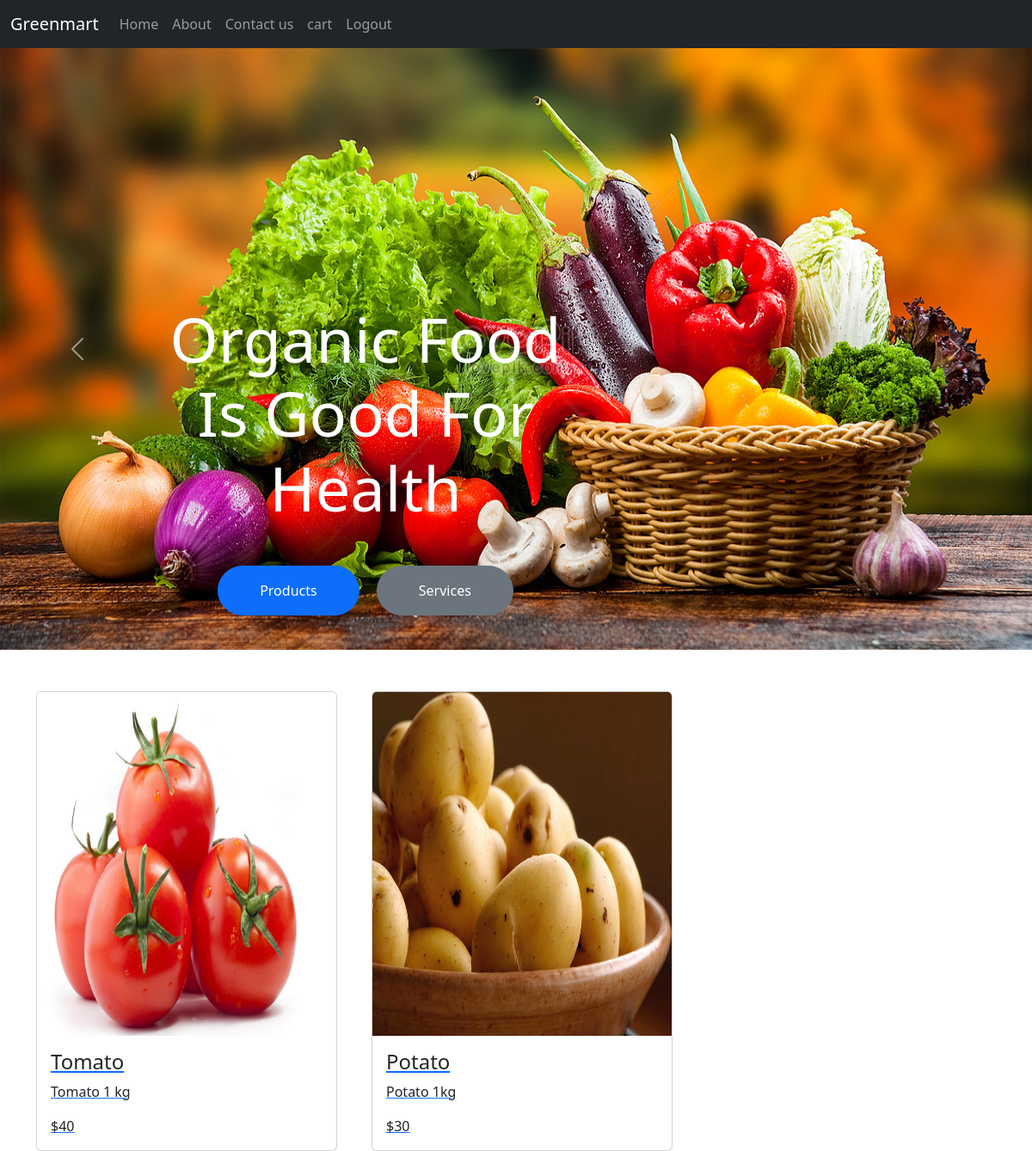
The app's page /userhome (signed in) with its own data.
### gm_app/models.py (models this page shows)
class Product(models.Model):
    pid=models.TextField()
    name=models.TextField()
    dis=models.TextField()
    offer_price=models.IntegerField()
    price=models.IntegerField()
    stock=models.IntegerField()
    category=models.ForeignKey(Category,on_delete=models.CASCADE)
    img=models.FileField()

### gm_app/views.py (the view)
# urls.py: path('userhome',views.userhome),
def userhome(req):
    if 'user' in req.session:
        data=Product.objects.all()
        return render(req,'user/userhome.html',{'Product':data})
    else:
        return redirect(login)

### templates/user/userhome.html (shortened to what this page needs)
<!DOCTYPE html>
<html lang="en">
<head>
  {% load static %}
    <link href="https://cdn.jsdelivr.net/npm/bootstrap@5.3.3/dist/css/bootstrap.min.css" rel="stylesheet">
</head>
<body>
    <nav class="navbar navbar-expand-sm bg-dark navbar-dark">
        <div class="container-fluid">
          <a class="navbar-brand" href="">Greenmart</a>
          <div class="collapse navbar-collapse" id="collapsibleNavbar">
            <ul class="navbar-nav">
              <li class="nav-item">
                <a class="nav-link" href="#">Home</a>
              </li>
              <li class="nav-item">
                <a class="nav-link" href="aboutuser">About</a>
              </li>
              <li class="nav-item">
                <a class="nav-link" href="Contactuser">Contact us</a>
              </li>
              <li class="nav-item">
                <a class="nav-link" href="view_cart">cart</a>
              </li>
              <li class="nav-item">
                <a class="nav-link" href="logout">Logout</a>
              </li>
            </ul>
          </div>
        </div>
      </nav>
      <div class="container-fluid p-0 mb-5 wow fadeIn" data-wow-delay="0.1s">
        <div id="header-carousel" class="carousel slide" data-bs-ride="carousel">
            <div class="carousel-inner">
                <div class="carousel-item active">
                    <img class="w-100" src="{% static 'img/lovepik-fruits-and-vegetables-poster-picture_501615020.jpg' %}" alt="Image" width="250px" height="700px">
                    <div class="carousel-caption">
                        <div class="container">
                            <div class="row justify-content-start">
                                <div class="col-lg-7">
                                    <h1 class="display-2 mb-5 animated slideInDown">Organic Food Is Good For Health</h1>
                                    <a href="" class="btn btn-primary rounded-pill py-sm-3 px-sm-5">Products</a>
                                    <a href="" class="btn btn-secondary rounded-pill py-sm-3 px-sm-5 ms-3">Services</a>
                                </div>
                            </div>
                        </div>
                    </div>
                </div>
            </div>
            <button class="carousel-control-prev" type="button" data-bs-target="#header-carousel"
                data-bs-slide="prev">
                <span class="carousel-control-prev-icon" aria-hidden="true"></span>
            </button>
            <button class="carousel-control-next" type="button" data-bs-target="#header-carousel"
                data-bs-slide="next">
                <span class="carousel-control-next-icon" aria-hidden="true"></span>
            </button>
        </div>
    </div>
      <div class="container" style="margin-top: 20px;">
        <div class="row" style="gap:10px">
          {% for pro in Product %}
          <div class="col-lg-4">
          <a href="product_view/{{pro.pk}}">
          <div class="card" style="width:350px; ">
            <img class="card-img-top" src="{{pro.img.url}}" alt="Card image" style="width: 100%; height: 400px;">
            <div class="card-body">
              <h4 class="card-title">{{ pro.name }}</h4>
              <p class="card-text">{{ pro.dis }}</p>
              <p class="card-text">${{ pro.offer_price }}</p>
            </div>
          </div>
          </a>
          </div>
          {% endfor %}
        </div>
      </div>
</body>
</html>

### records on screen
Product: img (picture), name "Tomato", dis "Tomato 1 kg", offer_price "40"
Product: img (picture), name "Potato", dis "Potato 1kg", offer_price "30"
